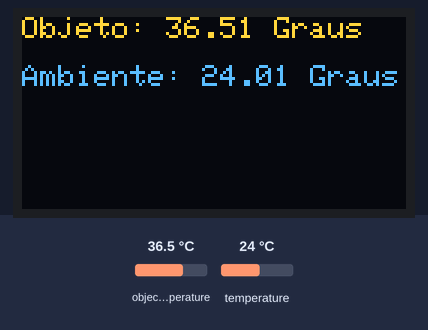
The sketch below on a simulated Arduino Uno, built with avr-gcc and run on an emulated ATmega328P. On the bench: 128×64 one-colour display. The test bench sets the inputs (shaded band); at power-on: object temperature 36.5 °C, temperature 24 °C. The OLED is the two-colour kind (top 16 rows yellow).

Above: at 3.2 s.
3.3 s: object temperature set to 20 °C
At 6.4 s:
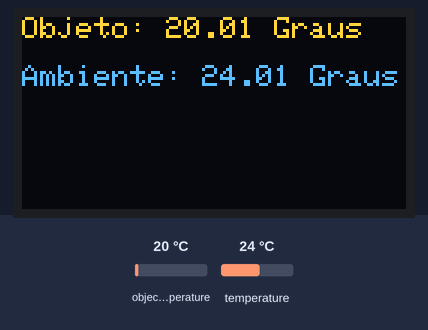
7.7 s: temperature set to 12 °C
At 10.3 s:
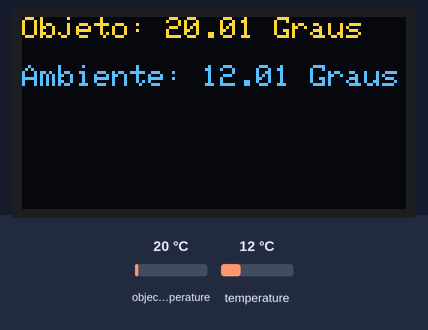
12.1 s: object temperature set to 26 °C
16.5 s: temperature set to 19 °C
At 20.6 s:
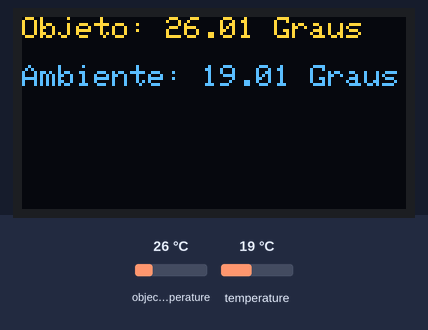
Timing chart, 0 to 22.1 s (numbered marks = the images above; inputs shaded):
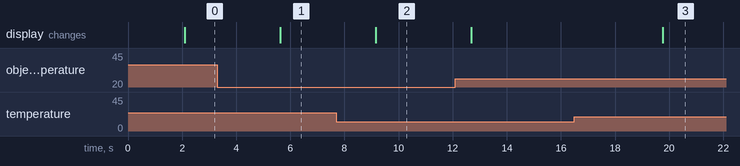

Measured:
- after the input at 3.3 s, the display: changes after 2.3 s (image 1)
- after the input at 7.7 s, the display: changes after 1.5 s (image 2)
- after the input at 16.5 s, the display: changes after 3.3 s (image 3)

The sketch:

termometro.ino
```cpp
// Código de Funcionaemnto Termômetro Arduino

#include <SPI.h>
#include <Wire.h>
#include <SparkFunMLX90614.h>     // Biblioeca do Sensor Infravermelho
#include <Adafruit_GFX.h>         // Biblioteca do Display OLED
#include <Adafruit_SSD1306.h>     // Biblioteca do Display OLED

IRTherm temperatura;

Adafruit_SSD1306 display = Adafruit_SSD1306();

void setup() {
  temperatura.begin(0x5A);         // Inicia o Sensor no endereço 0x5A
  temperatura.setUnit(TEMP_C);     // Define a temperatura em Celsius

  display.begin(0x3C);             // Inicia o Display no endereço 0x3C
  display.setTextColor(WHITE);     // Define a cor dos caracteres
  display.clearDisplay();          // Limpa o Display
  display.setCursor(0, 10);        // Posiciona o cursor
  display.setTextSize(2);          // Define tamanho da fonte
  display.println(" USINAINFO ");  // Imprime ...
  display.display();
  delay(2000);                     // Aguarda 2 segundos
  display.clearDisplay();          // Limpa o Display
}

void loop() {
  if (temperatura.read())  {
    display.setCursor(0, 0);       // Posiciona o cursor
    display.setTextSize(1);        // Define tamanho da fonte

    display.print("Objeto: " + String(temperatura.object(), 2));

    display.println(" Graus");     // Imprime ...
    display.println("");           // Cria uma linha em branco

    display.print("Ambiente: " + String(temperatura.ambient(), 2));

    display.print(" Graus");       // Imprime ...
    display.display();
    delay(2000);                   // Aguarda 2 segundos
    display.clearDisplay();        // Limpa o Display
  }

  delay(1500);
}
```
